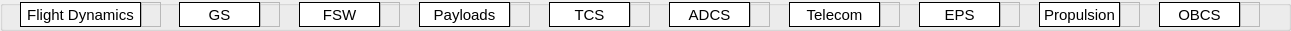
  <widget class="QGroupBox" name="subsystemsGroupBox">
   <property name="geometry">
    <rect>
     <x>0</x>
     <y>30</y>
     <width>1291</width>
     <height>31</height>
    </rect>
   </property>
   <property name="title">
    <string/>
   </property>
   <property name="flat">
    <bool>false</bool>
   </property>
   <property name="checkable">
    <bool>false</bool>
   </property>
   <widget class="QPushButton" name="FlightDynamics">
    <property name="geometry">
     <rect>
      <x>20</x>
      <y>2</y>
      <width>121</width>
      <height>25</height>
     </rect>
    </property>
    <property name="minimumSize">
     <size>
      <width>0</width>
      <height>25</height>
     </size>
    </property>
    <property name="font">
     <font>
      <family>Arial</family>
      <pointsize>11</pointsize>
     </font>
    </property>
    <property name="styleSheet">
     <string notr="true">border-width: 1px;
border-style: solid;
border-color: rgb(0, 0, 0);
background-color: rgb(255,255,255);</string>
    </property>
    <property name="text">
     <string>Flight Dynamics</string>
    </property>
   </widget>
   <widget class="QPushButton" name="GS">
    <property name="geometry">
     <rect>
      <x>179</x>
      <y>2</y>
      <width>81</width>
      <height>25</height>
     </rect>
    </property>
    <property name="minimumSize">
     <size>
      <width>0</width>
      <height>25</height>
     </size>
    </property>
    <property name="font">
     <font>
      <family>Arial</family>
      <pointsize>11</pointsize>
     </font>
    </property>
    <property name="styleSheet">
     <string notr="true">border-width: 1px;
border-style: solid;
border-color: rgb(0, 0, 0);
background-color: rgb(255,255,255);</string>
    </property>
    <property name="text">
     <string>GS</string>
    </property>
   </widget>
   <widget class="QPushButton" name="FSW">
    <property name="geometry">
     <rect>
      <x>299</x>
      <y>2</y>
      <width>81</width>
      <height>25</height>
     </rect>
    </property>
    <property name="minimumSize">
     <size>
      <width>0</width>
      <height>25</height>
     </size>
    </property>
    <property name="font">
     <font>
      <family>Arial</family>
      <pointsize>11</pointsize>
     </font>
    </property>
    <property name="styleSheet">
     <string notr="true">border-width: 1px;
border-style: solid;
border-color: rgb(0, 0, 0);
background-color: rgb(255,255,255);</string>
    </property>
    <property name="text">
     <string>FSW</string>
    </property>
   </widget>
   <widget class="QPushButton" name="Payloads">
    <property name="geometry">
     <rect>
      <x>419</x>
      <y>2</y>
      <width>91</width>
      <height>25</height>
     </rect>
    </property>
    <property name="minimumSize">
     <size>
      <width>0</width>
      <height>25</height>
     </size>
    </property>
    <property name="font">
     <font>
      <family>Arial</family>
      <pointsize>11</pointsize>
     </font>
    </property>
    <property name="styleSheet">
     <string notr="true">border-width: 1px;
border-style: solid;
border-color: rgb(0, 0, 0);
background-color: rgb(255,255,255);</string>
    </property>
    <property name="text">
     <string>Payloads</string>
    </property>
   </widget>
   <widget class="QPushButton" name="TCS_button">
    <property name="geometry">
     <rect>
      <x>549</x>
      <y>2</y>
      <width>81</width>
      <height>25</height>
     </rect>
    </property>
    <property name="minimumSize">
     <size>
      <width>0</width>
      <height>25</height>
     </size>
    </property>
    <property name="font">
     <font>
      <family>Arial</family>
      <pointsize>11</pointsize>
     </font>
    </property>
    <property name="styleSheet">
     <string notr="true">border-width: 1px;
border-style: solid;
border-color: rgb(0, 0, 0);
background-color: rgb(255,255,255);</string>
    </property>
    <property name="text">
     <string>TCS</string>
    </property>
   </widget>
   <widget class="QPushButton" name="ADCS_button">
    <property name="geometry">
     <rect>
      <x>669</x>
      <y>2</y>
      <width>81</width>
      <height>25</height>
     </rect>
    </property>
    <property name="minimumSize">
     <size>
      <width>0</width>
      <height>25</height>
     </size>
    </property>
    <property name="font">
     <font>
      <family>Arial</family>
      <pointsize>11</pointsize>
     </font>
    </property>
    <property name="styleSheet">
     <string notr="true">border-width: 1px;
border-style: solid;
border-color: rgb(0, 0, 0);
background-color: rgb(255,255,255);</string>
    </property>
    <property name="text">
     <string>ADCS</string>
    </property>
   </widget>
   <widget class="QPushButton" name="Telecom">
    <property name="geometry">
     <rect>
      <x>789</x>
      <y>2</y>
      <width>91</width>
      <height>25</height>
     </rect>
    </property>
    <property name="minimumSize">
     <size>
      <width>0</width>
      <height>25</height>
     </size>
    </property>
    <property name="font">
     <font>
      <family>Arial</family>
      <pointsize>11</pointsize>
     </font>
    </property>
    <property name="styleSheet">
     <string notr="true">border-width: 1px;
border-style: solid;
border-color: rgb(0, 0, 0);
background-color: rgb(255,255,255);</string>
    </property>
    <property name="text">
     <string>Telecom</string>
    </property>
   </widget>
   <widget class="QPushButton" name="EPS_button">
    <property name="geometry">
     <rect>
      <x>919</x>
      <y>2</y>
      <width>81</width>
      <height>25</height>
     </rect>
    </property>
    <property name="minimumSize">
     <size>
      <width>0</width>
      <height>25</height>
     </size>
    </property>
    <property name="font">
     <font>
      <family>Arial</family>
      <pointsize>11</pointsize>
     </font>
    </property>
    <property name="styleSheet">
     <string notr="true">border-width: 1px;
border-style: solid;
border-color: rgb(0, 0, 0);
background-color: rgb(255,255,255);</string>
    </property>
    <property name="text">
     <string>EPS</string>
    </property>
   </widget>
   <widget class="QPushButton" name="PROP">
    <property name="enabled">
     <bool>true</bool>
    </property>
    <property name="geometry">
     <rect>
      <x>1039</x>
      <y>2</y>
      <width>81</width>
      <height>25</height>
     </rect>
    </property>
    <property name="minimumSize">
     <size>
      <width>0</width>
      <height>25</height>
     </size>
    </property>
    <property name="font">
     <font>
      <family>Arial</family>
      <pointsize>11</pointsize>
     </font>
    </property>
    <property name="styleSheet">
     <string notr="true">border-width: 1px;
border-style: solid;
border-color: rgb(0, 0, 0);
background-color: rgb(255,255,255);</string>
    </property>
    <property name="text">
     <string>Propulsion</string>
    </property>
   </widget>
   <widget class="QPushButton" name="OBCS">
    <property name="enabled">
     <bool>true</bool>
    </property>
    <property name="geometry">
     <rect>
      <x>1159</x>
      <y>2</y>
      <width>81</width>
      <height>25</height>
     </rect>
    </property>
    <property name="minimumSize">
     <size>
      <width>0</width>
      <height>25</height>
     </size>
    </property>
    <property name="font">
     <font>
      <family>Arial</family>
      <pointsize>11</pointsize>
     </font>
    </property>
    <property name="styleSheet">
     <string notr="true">border-width: 1px;
border-style: solid;
border-color: rgb(0, 0, 0);
background-color: rgb(255,255,255);</string>
    </property>
    <property name="text">
     <string>OBCS</string>
    </property>
   </widget>
   <widget class="QFrame" name="frameWarningFlightDynamics">
    <property name="geometry">
     <rect>
      <x>141</x>
      <y>2</y>
      <width>20</width>
      <height>25</height>
     </rect>
    </property>
    <property name="frameShape">
     <enum>QFrame::StyledPanel</enum>
    </property>
    <property name="frameShadow">
     <enum>QFrame::Plain</enum>
    </property>
   </widget>
   <widget class="QFrame" name="frameWarningGS">
    <property name="geometry">
     <rect>
      <x>260</x>
      <y>2</y>
      <width>20</width>
      <height>25</height>
     </rect>
    </property>
    <property name="frameShape">
     <enum>QFrame::StyledPanel</enum>
    </property>
    <property name="frameShadow">
     <enum>QFrame::Plain</enum>
    </property>
   </widget>
   <widget class="QFrame" name="frameWarningFSW">
    <property name="geometry">
     <rect>
      <x>380</x>
      <y>2</y>
      <width>20</width>
      <height>25</height>
     </rect>
    </property>
    <property name="autoFillBackground">
     <bool>false</bool>
    </property>
    <property name="styleSheet">
     <string notr="true"/>
    </property>
    <property name="frameShape">
     <enum>QFrame::StyledPanel</enum>
    </property>
    <property name="frameShadow">
     <enum>QFrame::Plain</enum>
    </property>
   </widget>
   <widget class="QFrame" name="frameWarningPayloads">
    <property name="geometry">
     <rect>
      <x>510</x>
      <y>2</y>
      <width>20</width>
      <height>25</height>
     </rect>
    </property>
    <property name="frameShape">
     <enum>QFrame::StyledPanel</enum>
    </property>
    <property name="frameShadow">
     <enum>QFrame::Plain</enum>
    </property>
   </widget>
   <widget class="QFrame" name="frameWarningTCS">
    <property name="geometry">
     <rect>
      <x>630</x>
      <y>2</y>
      <width>20</width>
      <height>25</height>
     </rect>
    </property>
    <property name="frameShape">
     <enum>QFrame::StyledPanel</enum>
    </property>
    <property name="frameShadow">
     <enum>QFrame::Plain</enum>
    </property>
   </widget>
   <widget class="QFrame" name="frameWarningADCS">
    <property name="geometry">
     <rect>
      <x>750</x>
      <y>2</y>
      <width>20</width>
      <height>25</height>
     </rect>
    </property>
    <property name="frameShape">
     <enum>QFrame::StyledPanel</enum>
    </property>
    <property name="frameShadow">
     <enum>QFrame::Plain</enum>
    </property>
   </widget>
   <widget class="QFrame" name="frameWarningTelecom">
    <property name="geometry">
     <rect>
      <x>880</x>
      <y>2</y>
      <width>20</width>
      <height>25</height>
     </rect>
    </property>
    <property name="frameShape">
     <enum>QFrame::StyledPanel</enum>
    </property>
    <property name="frameShadow">
     <enum>QFrame::Plain</enum>
    </property>
   </widget>
   <widget class="QFrame" name="frameWarningEPS">
    <property name="geometry">
     <rect>
      <x>1000</x>
      <y>2</y>
      <width>20</width>
      <height>25</height>
     </rect>
    </property>
    <property name="frameShape">
     <enum>QFrame::StyledPanel</enum>
    </property>
    <property name="frameShadow">
     <enum>QFrame::Plain</enum>
    </property>
   </widget>
   <widget class="QFrame" name="frameWarningPROP">
    <property name="geometry">
     <rect>
      <x>1120</x>
      <y>2</y>
      <width>20</width>
      <height>25</height>
     </rect>
    </property>
    <property name="frameShape">
     <enum>QFrame::StyledPanel</enum>
    </property>
    <property name="frameShadow">
     <enum>QFrame::Plain</enum>
    </property>
   </widget>
   <widget class="QFrame" name="frameWarningOBCS">
    <property name="geometry">
     <rect>
      <x>1240</x>
      <y>2</y>
      <width>20</width>
      <height>25</height>
     </rect>
    </property>
    <property name="frameShape">
     <enum>QFrame::StyledPanel</enum>
    </property>
    <property name="frameShadow">
     <enum>QFrame::Plain</enum>
    </property>
   </widget>
  </widget>
